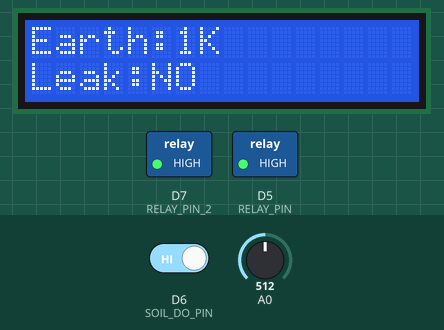
Bench run of a sketch on a simulated ESP8266 (NodeMCU). On the bench: 16×2 character LCD, switched loads named in the sketch (green lamp = pin HIGH). The inputs (shaded band) are chosen by the test bench; at power-on: A0 = 512, D6 (SOIL_DO_PIN) HIGH. WiFi joins after 1.5 s; servers stay silent unless stated; no MQTT or app messages arrive unless stated; what the sketch prints to the serial monitor is not drawn.

Above: at 2.9 s.
3.0 s: A0 set to 350
4.9 s: A0 set to 327
At 6.8 s:
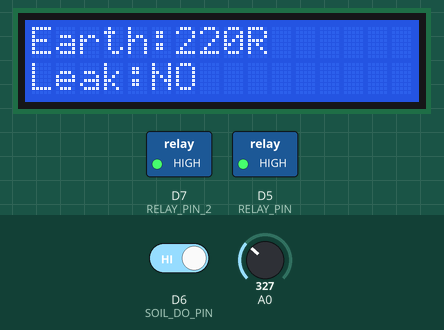
7.1 s: D6 (SOIL_DO_PIN) driven LOW
At 8.2 s:
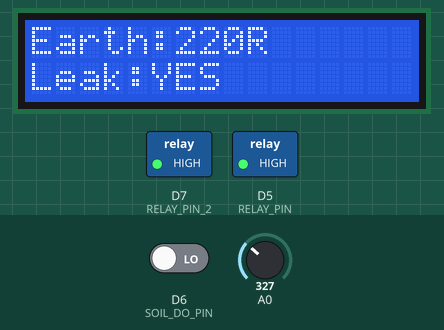
9.0 s: A0 set to 0
At 10.5 s:
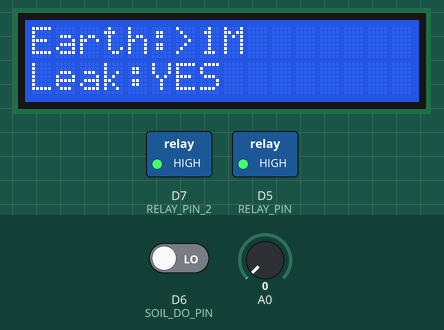
10.9 s: D6 (SOIL_DO_PIN) driven HIGH
At 12.5 s:
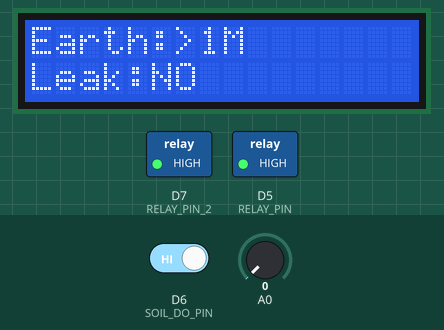
12.8 s: A0 set to 60
At 13.8 s:
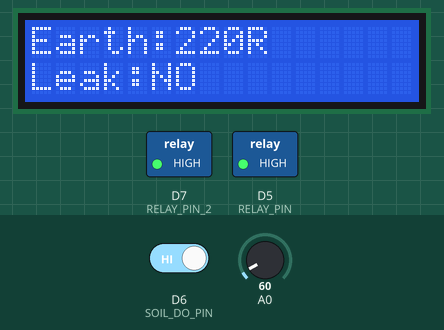
Timing chart, 0 to 15.7 s (numbered marks = the images above; inputs shaded):
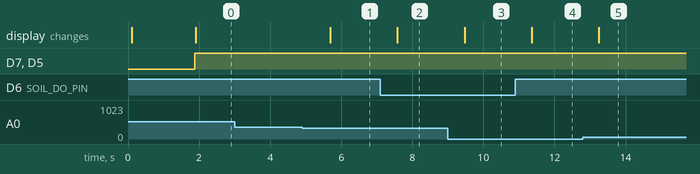

The sketch:

EARTH_LEACKAGE_AND_EARTH_RESISTANCE_USING_IOT.ino
```cpp
/* ============================================================
   EARTH RESISTANCE + SOIL LEAKAGE MONITOR
   Using SIMPLE & TESTED Adafruit MQTT (from CODE-1)
   + CHANGE-BASED PUBLISHING TO SAVE ADAFRUIT DATA
   ============================================================ */

#include <ESP8266WiFi.h>
#include <Wire.h>
#include <LiquidCrystal_I2C.h>
#include <Adafruit_MQTT.h>
#include <Adafruit_MQTT_Client.h>

// ---------------- WiFi Credentials ----------------
#define WLAN_SSID   "Robotutor"
#define WLAN_PASS   "Robotutor"

// ---------------- Adafruit IO Settings -------------
#define AIO_SERVER      "io.adafruit.com"
#define AIO_SERVERPORT  1883
#define AIO_USERNAME    "earth251125"
#define AIO_KEY         "aio_bPeM08gOJyJufEV3gIsWaTuzE3V4"

// MQTT CLIENT
WiFiClient client;
Adafruit_MQTT_Client mqtt(&client, AIO_SERVER, AIO_SERVERPORT, AIO_USERNAME, AIO_KEY);

// MQTT FEEDS
Adafruit_MQTT_Publish feed_leak =
  Adafruit_MQTT_Publish(&mqtt, AIO_USERNAME "/feeds/earth-leackage");

Adafruit_MQTT_Publish feed_res =
  Adafruit_MQTT_Publish(&mqtt, AIO_USERNAME "/feeds/earth-resistance");

// ---------------- Hardware Pins --------------------
LiquidCrystal_I2C lcd(0x27, 16, 2);

const float VCC = 3.3;
const float RKNOWN = 1000.0;
const float THRESH_RES_OHM = 50.0;

const uint8_t RELAY_PIN = D5;
const uint8_t RELAY_PIN_2 = D7;
const uint8_t SOIL_DO_PIN = D6;
const uint8_t RELAY_ACTIVE_LOW = 1;

// ---------- CHANGE-DETECTION VARIABLES ----------
float last_rprobe = -1;
bool last_soil_state = false;
const float R_CHANGE_THRESHOLD = 5.0;

// ---------------- FUNCTION DECLARATION --------------
void MQTT_connect();

// ---------------- RESISTANCE FUNCTIONS --------------
float readVadc(int samples = 30) {
  uint32_t sum = 0;
  for (int i = 0; i < samples; i++) {
    sum += analogRead(A0);
    delay(4);
  }
  float avg = (float)sum / samples;
  return (avg / 1023.0) * VCC;
}

float computeResistance(float vprobe) {
  if (vprobe <= 0.0001f) return INFINITY;
  if (vprobe >= VCC - 0.0001f) return 0.0f;
  return (vprobe * RKNOWN) / (VCC - vprobe);
}

// ---------------- SET RELAY -------------------------
void setRelay(bool on) {
  if (RELAY_ACTIVE_LOW) {
    digitalWrite(RELAY_PIN, on ? HIGH : LOW);
    digitalWrite(RELAY_PIN_2, on ? HIGH : LOW);
  } else {
    digitalWrite(RELAY_PIN, on ? LOW : HIGH);
    digitalWrite(RELAY_PIN_2, on ? LOW : HIGH);
  }
}

// =====================================================
//                     SETUP
// =====================================================
void setup() {
  Serial.begin(115200);
  delay(10);

  pinMode(RELAY_PIN, OUTPUT);
  pinMode(RELAY_PIN_2, OUTPUT);
  setRelay(false);

  pinMode(SOIL_DO_PIN, INPUT);

  lcd.init();
  lcd.backlight();
  lcd.clear();
  lcd.setCursor(0, 0);
  lcd.print("Earth & Soil Mon");
  lcd.setCursor(0, 1);
  lcd.print("Starting...");

  WiFi.begin(WLAN_SSID, WLAN_PASS);
  while (WiFi.status() != WL_CONNECTED) {
    delay(400);
    Serial.print(".");
  }
  Serial.println("\nWiFi OK");
}

// =====================================================
//                        LOOP
// =====================================================
void loop() {

  MQTT_connect();  // stable like code-1

  float vprobe = readVadc();
  float rprobe = computeResistance(vprobe);

  bool soil_is_wet = (digitalRead(SOIL_DO_PIN) == LOW);
  bool badEarth = isfinite(rprobe) ? (rprobe > THRESH_RES_OHM) : true;

  bool alarm = badEarth || soil_is_wet;
  setRelay(alarm);

  // ---------------- LCD ----------------
  lcd.clear();
  lcd.setCursor(0, 0);
  lcd.print("Earth:");

  if (rprobe < 500) lcd.print("220R ");
  else if (rprobe < 2000) lcd.print("1K  ");
  else if (rprobe < 10000) lcd.print("10K ");
  else if (rprobe < 100000) lcd.print("100K ");
  else if (rprobe < 1000000) lcd.print("1M ");
  else lcd.print(">1M");

  lcd.setCursor(0, 1);
  lcd.print("Leak:");
  lcd.print(soil_is_wet ? "YES" : "NO ");

// ---------------- SERIAL ----------------
  Serial.print("Vprobe: "); Serial.print(vprobe, 3);
  Serial.print("  R: ");
  if (isfinite(rprobe)) Serial.print(rprobe);
  else Serial.print("INF");

  Serial.print("  Soil wet: ");
  Serial.print(soil_is_wet);
  Serial.print(" Alarm: ");
  Serial.println(alarm);

  // =====================================================
  //             CHANGE-BASED MQTT PUBLISH
  // =====================================================

  bool resistance_changed = false;

  if (isfinite(rprobe) && isfinite(last_rprobe)) {
    if (abs(rprobe - last_rprobe) >= R_CHANGE_THRESHOLD)
      resistance_changed = true;
  } else {
    if (rprobe != last_rprobe)
      resistance_changed = true;
  }

  bool leak_changed = (soil_is_wet != last_soil_state);

  if (resistance_changed) {
    char payload[32];
    if (isfinite(rprobe))
      snprintf(payload, sizeof(payload), "%.2f", rprobe);
    else
      snprintf(payload, sizeof(payload), "INF");

    feed_res.publish(payload);
    Serial.println("MQTT: Resistance changed → published");

    last_rprobe = rprobe;
  }

  if (leak_changed) {
    feed_leak.publish(soil_is_wet ? 1 : 0);
    Serial.println("MQTT: Soil leak changed → published");

    last_soil_state = soil_is_wet;
  }

  delay(800);
}

// =====================================================
//             SIMPLE MQTT CONNECT (from CODE-1)
// =====================================================
void MQTT_connect() {
  int8_t ret;

  if (mqtt.connected())
    return;

  Serial.print("Connecting to MQTT... ");

  while ((ret = mqtt.connect()) != 0) {
    Serial.println(mqtt.connectErrorString(ret));
    Serial.println("Retrying in 5 seconds...");
    mqtt.disconnect();
    delay(5000);
  }

  Serial.println("MQTT Connected!");
}
```

Measured:
- the behaviour switches between 341 and 340 on A0 (found by bisection; images 0 and 1)
- after the input at 3.0 s, every drawn part: stays the same
- after the input at 4.9 s, the display: changes after 0.79 s (image 1)
- after the input at 7.1 s, the display: changes after 0.48 s (image 2)
- after the input at 9.0 s, the display: changes after 0.47 s (image 3)
- after the input at 10.9 s, the display: changes after 0.46 s (image 4)
- after the input at 12.8 s, the display: changes after 0.45 s (image 5)
